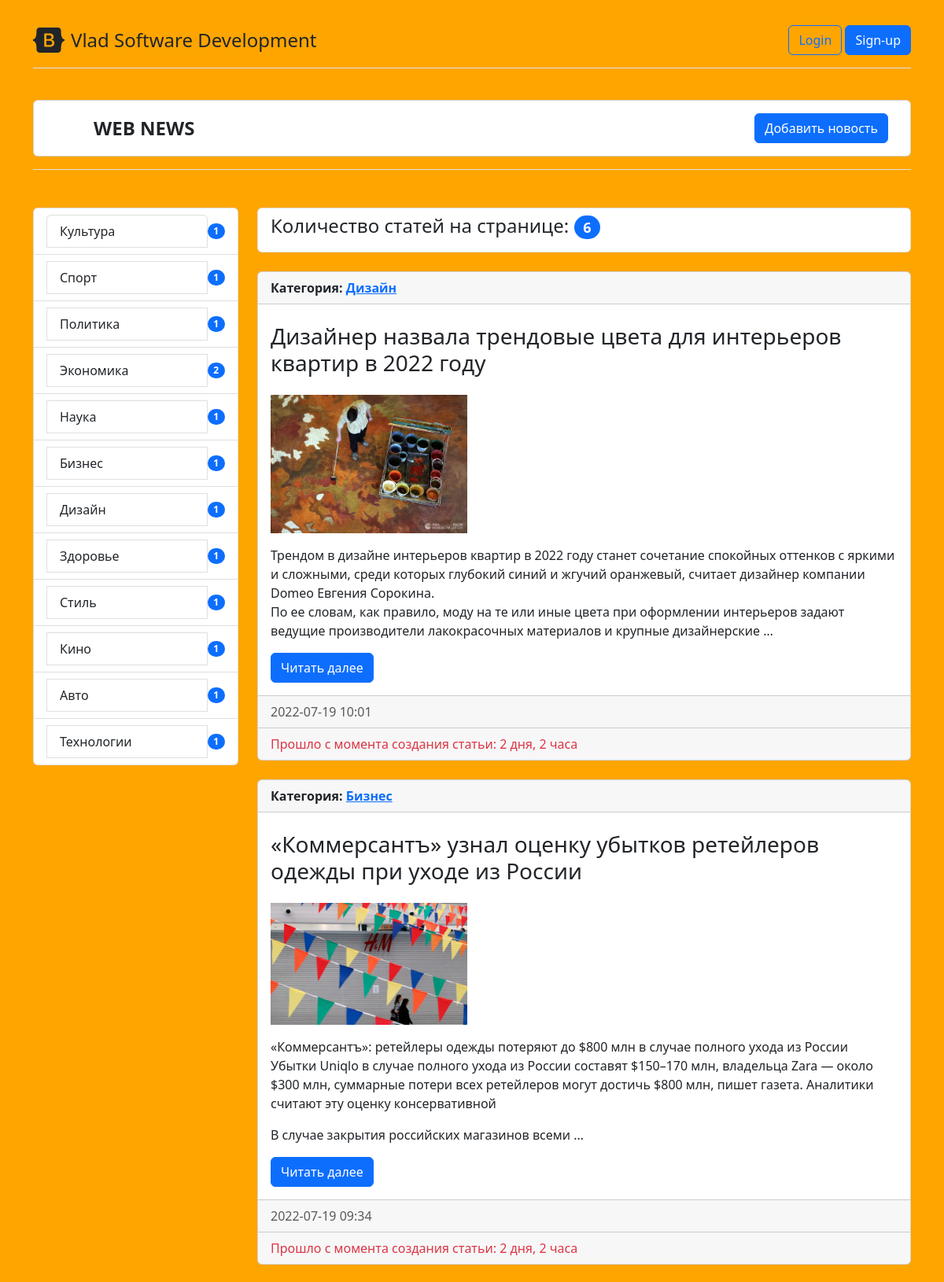
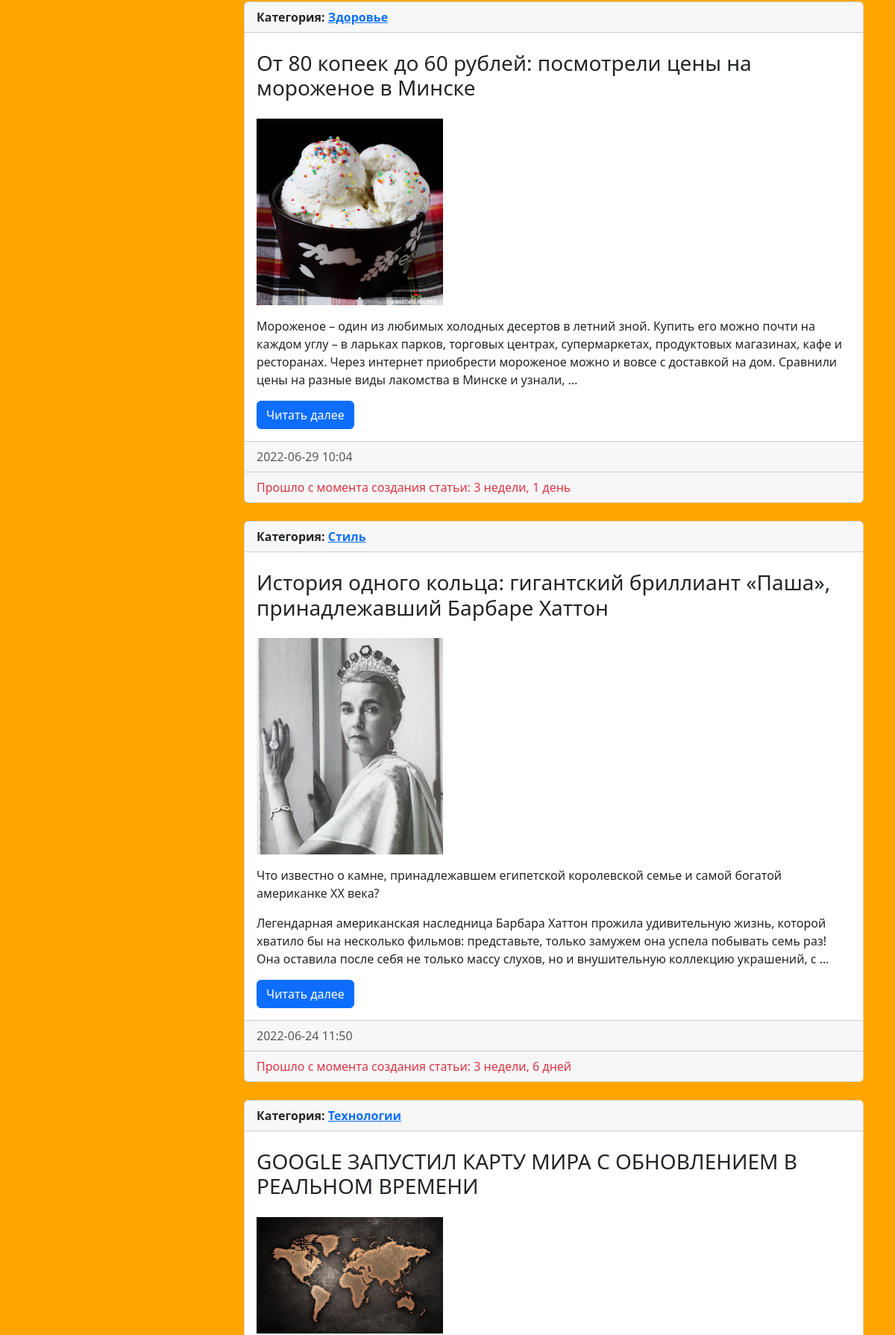
The page / (upper part) on the database its author committed (2 pictures, top to bottom).
### news/models.py (models this page shows, shortened)
class Category(models.Model):
    title = models.CharField(max_length=150, db_index=True, verbose_name='Наименование категории')
    def get_absolute_url(self):                                     #  монтирует кнопку в админке в "категории" (внутри) "смотреть на сайте"
        return reverse('category', kwargs={'category_id': self.pk})
    def __str__(self):
        return self.title
    class Meta:
        verbose_name = 'Категория'            #   при редактировании новости вверху отображается "изменить НОВОСТЬ"
        verbose_name_plural = 'Категории'
        ordering = ['title']

class News(models.Model):
    title = models.CharField(max_length=150, verbose_name='Наименование')
    content = models.TextField(blank=True, verbose_name='Контент')      #   атрибут "blank=True" -> поле необязательное для заполнения. Атрибут необязательный
    created_at = models.DateTimeField(auto_now_add=True, verbose_name='Дата публикации')   #   атрибут "auto_now_add=True" создает дату и впемя только раз. При обновлении записи, время не поменяется
    update_at = models.DateTimeField(auto_now=True, verbose_name='Обновлено')         #   дата и время обновляются при корректировке новости
    photo = models.ImageField(upload_to='photos/%Y/%m/%d/', verbose_name='Фото', blank=True) #   разбивает загружаемые изображения по папкам и датам (каждый день)
    sign_of_publication = models.BooleanField(default=True, verbose_name='Признак публикации')
    category = models.ForeignKey('Category', on_delete=models.PROTECT, verbose_name='Категория')  #   Новость защищена от удаления
    def get_absolute_url(self):
        return reverse('view_news', kwargs={'pk': self.pk})
    class Meta:
        verbose_name = 'Новость'            #   при редактировании новости вверху отображается "изменить НОВОСТЬ"
        verbose_name_plural = 'Новости'
        ordering = ['-created_at']

### news/views.py (the view)
# urls.py: path('', HomeNews.as_view(), name='home'),                                           #   http://127.0.0.1:8000/
class HomeNews(ListView):                                       #   домашняя страница
    model = News
    template_name = 'news/home_news_list.html'
    context_object_name = 'news'
    paginate_by = 6
    def get_context_data(self, *, object_list=None, **kwargs):          #   используется для динамичных данных
        context = super().get_context_data(**kwargs)
        context['title'] = 'Главная страница'
        return context
    def get_queryset(self):
        return News.objects.filter(sign_of_publication=True).select_related('category')             #   получаем новости на сайте ТОЛЬКО с признаком публикации == True

### news/templatetags/news_tags.py (called while the page is built)
@register.inclusion_tag('news/list_categories.html')
def show_categories():
    categories = Category.objects.annotate(cnt=Count('news', filter=F('news__sign_of_publication'))).filter(cnt__gt=0)
    return {'categories': categories}          #   передаем ключ словаря "categories" в шаблон "list_categories"

### news/templates/news/home_news_list.html (shortened to what this page needs)
<!DOCTYPE html>
{% extends 'base.html' %}
    {% block sidebar %}
        {% include 'inc/_sidebar.html' %}
    {% endblock %}
    {% block content %}
                    <div class="bd-example">
                            <ul class="list-group">
                                <li class="list-group-item d-flex justify-content-between align-items-center">
                                    <h4>Количество статей на странице: <span class="badge bg-primary rounded-pill">{{ news.count }}</span></h4>
                                </li>
                            </ul>
                        </div>
            <br>
            {% if news %}
            {% for elem in news %}
            <div class="card">
                <strong class="d-inline-block mb-2 text-dark">
                    <div class="card-header">
                        Категория: <a href="{{ elem.category.get_absolute_url }}">{{ elem.category }}</a>
                    </div>
                </strong>
                <div class="card-body">
                    <h3 class="mb-0">{{ elem.title }}</h3>
                    <br>
                    {% if elem.photo %}
                        <img src="{{ elem.photo.url }}" class="img-fluid" alt="photo" width="250">
                    {% else %}
                        <img src="https://picsum.photos/200/300" alt="" width="350">
                        <p>Фото к новости отсутствует</p>
                    {% endif %}
                    <p class="card-text">{{ elem.content | linebreaks | truncatewords:50 }}</p>
                    <a href="{{ elem.get_absolute_url }}" class="btn btn-primary">Читать далее</a>
                </div>
                <div class="card-footer text-muted">{{ elem.created_at|date:"Y-m-d H:i" }}</div>
                <div class="card-footer text-danger">Прошло с момента создания статьи: {{ elem.created_at | timesince }}</div>
            </div>
            <br>
            {% endfor %}
            {% else %}
                <h2>На странице нет новостей</h2>
            {% endif %}
    {% endblock %}

### templates/base.html (shortened to what this page needs)
<!DOCTYPE html>
{% load static %}
<html lang="en">
    <head>
        <link rel="stylesheet" type="text/css" href="{% static 'bootstrap/bootstrap.min.css' %}"/>
        <link rel="stylesheet" type="text/css" href="{% static 'css/style.css' %}"/>
    </head>
    <body>
        {% include 'inc/_header.html' %}
        <div class="container">
            <br>
            <div class="row">
                <div class="col-3">
                    {% block sidebar %}{% endblock %}
                </div>
                <div class="col-9">
                    {% block content %}{% endblock %}
                    <br>
                    <br>
                </div>
            </div>
        </div>
    </body>
</html>

### templates/inc/_header.html (shortened to what this page needs)
<div class="container mt-3">
    <header class="d-flex flex-wrap align-items-center justify-content-center justify-content-md-between py-3 mb-4 border-bottom">
        <a href="{% url 'home' %}" class="d-flex align-items-center text-dark text-decoration-none">
        <span class="fs-4">Vlad Software Development</span>
        </a>
        <div class="col-md-3 text-end">
            {% if request.user.is_authenticated %}
                    <div class="shadow p-3 mb-5 bg-body rounded text-danger">
                        Добро пожаловать, <strong>{{ user.username }}</strong> | <a class="btn btn-primary" href="{% url 'logout' %}" role="button">logout</a>
                    </div>
            {% else %}
                <a class="btn btn-outline-primary" href="{% url 'login' %}" role="button">Login</a>
                <a class="btn btn-primary" href="{% url 'register' %}" role="button">Sign-up</a>
            {% endif %}
        </div>
    </header>
    <header class="py-3 mb-4 border-bottom">
        <div class="card">
            <div class="card-body">
                <div class="container d-flex flex-wrap justify-content-center">
                    <a href="{% url 'home' %}" class="d-flex align-items-center mb-3 mb-lg-0 me-lg-auto text-dark text-decoration-none">
                        <svg class="bi me-2" width="40" height="32"><use xlink:href="#bootstrap"></use></svg>
                        <strong>
                            <span class="fs-4">WEB NEWS</span>
                        </strong>
                    </a>
                    <div class="d-grid gap-2 d-md-block">
                                <a href="{% url 'add_news' %}" class="btn btn-primary">Добавить новость</a>
                    </div>
                </div>
            </div>
        </div>
    </header>
</div>

### templates/inc/_sidebar.html (shortened to what this page needs)
{% load news_tags %}
{% show_categories %}

### news/templates/news/list_categories.html (shortened to what this page needs)
    <ul class="list-group">
        {% for elem in categories %}
            <li class="list-group-item d-flex justify-content-between align-items-center">
                <a href="{{ elem.get_absolute_url }}" class="list-group-item list-group-item-action">{{ elem.title }}</a>
                <span class="badge bg-primary rounded-pill">{{ elem.cnt }}</span>
            </li>
        {% endfor %}
    </ul>

### mysite/static/css/style.css (style rules this page uses)
body { background-color: orange; }

### rows shown on the page
Category: title "Культура", cnt "1"
Category: title "Спорт", cnt "1"
Category: title "Политика", cnt "1"
Category: title "Экономика", cnt "2"
Category: title "Наука", cnt "1"
Category: title "Бизнес", cnt "1"
Category: title "Дизайн", cnt "1"
Category: title "Здоровье", cnt "1"
Category: title "Стиль", cnt "1"
Category: title "Кино", cnt "1"
Category: title "Авто", cnt "1"
Category: title "Технологии", cnt "1"
News: category "Дизайн", title "Дизайнер назвала трендовые цвета для интерьеров квартир в 2022 году", photo (picture), content "Трендом в дизайне интерьеров квартир в 2022 году станет сочетание спокойных оттенков с яркими и сложными, среди которых глубокий синий и жгучий оранжевый, считает дизайнер компании Domeo Евгения Сорокина. По ее словам, как правило, моду на те или иные цвета при оформлении интерьеров задают ведущие производители лакокрасочных материалов и крупные дизайнерские …", created_at "2022-07-19 10:01", created_at "2 дня, 2 часа"
News: category "Бизнес", title "«Коммерсантъ» узнал оценку убытков ретейлеров одежды при уходе из Росcии", photo (picture), content "«Коммерсантъ»: ретейлеры одежды потеряют до $800 млн в случае полного ухода из России Убытки Uniqlo в случае полного ухода из России составят $150–170 млн, владельца Zara — около $300 млн, суммарные потери всех ретейлеров могут достичь $800 млн, пишет газета. Аналитики считают эту оценку консервативной В случае закрытия российских магазинов всеми …", created_at "2022-07-19 09:34", created_at "2 дня, 2 часа"
News: category "Здоровье", title "От 80 копеек до 60 рублей: посмотрели цены на мороженое в Минске", photo (picture), content "Мороженое – один из любимых холодных десертов в летний зной. Купить его можно почти на каждом углу – в ларьках парков, торговых центрах, супермаркетах, продуктовых магазинах, кафе и ресторанах. Через интернет приобрести мороженое можно и вовсе с доставкой на дом. Сравнили цены на разные виды лакомства в Минске и узнали, …", created_at "2022-06-29 10:04", created_at "3 недели, 1 день"
News: category "Стиль", title "История одного кольца: гигантский бриллиант «Паша», принадлежавший Барбаре Хаттон", photo (picture), content "Что известно о камне, принадлежавшем египетской королевской семье и самой богатой американке XX века? Легендарная американская наследница Барбара Хаттон прожила удивительную жизнь, которой хватило бы на несколько фильмов: представьте, только замужем она успела побывать семь раз! Она оставила после себя не только массу слухов, но и внушительную коллекцию украшений, с …", created_at "2022-06-24 11:50", created_at "3 недели, 6 дней"
News: category "Технологии", title "GOOGLE ЗАПУСТИЛ КАРТУ МИРА С ОБНОВЛЕНИЕМ В РЕАЛЬНОМ ВРЕМЕНИ", photo (picture)

### other values the page prints
{{ news.count }} "6"
